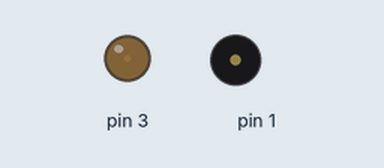
Recording of a sketch running on a simulated Arduino Uno, built with avr-gcc and run on an emulated ATmega328P. Parts: output pins drawn as LEDs (lit = HIGH), buzzer (waves = sounding).

Above: at 0.75 s.
At 4.4 s:
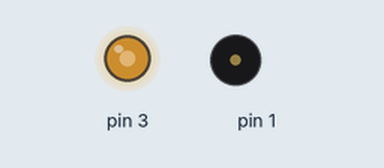
At 8.1 s:
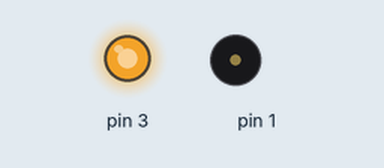
At 15.5 s:
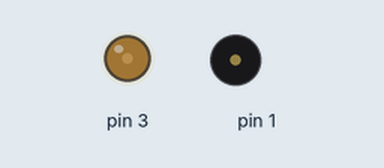
Timing chart, 0 to 18.4 s (numbered marks = the images above):
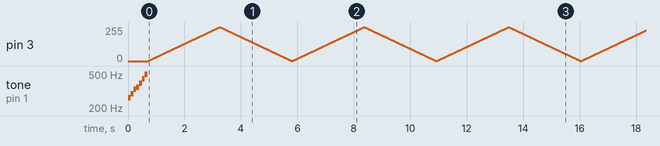

The sketch:

Sonido.ino
```cpp
#define TIEMPO 100

#define DO 262
#define RE 294
#define MI 330
#define FA 349
#define SOL 392
#define LA 440
#define SI 494

void setup() {
  pinMode(3, OUTPUT);
  pinMode(1,OUTPUT);
  tone(1,DO,TIEMPO);
  delay(TIEMPO);
  tone(1,RE,TIEMPO);
  delay(TIEMPO);
  tone(1,MI,TIEMPO);
  delay(TIEMPO);
  tone(1,FA,TIEMPO);
  delay(TIEMPO);
  tone(1,SOL,TIEMPO);
  delay(TIEMPO);
  tone(1,LA,TIEMPO);
  delay(TIEMPO);
  tone(1,SI,TIEMPO);
  delay(TIEMPO);
}

void loop() {
  int pot0;
  int dimmer_led;

  for (int i = 0; i < 255; i++) {
  //for (int i = 0; i < 1024; i++) {
    //dimmer_led = map(i, 0, 1023, 0, 255);
    //analogWrite(3, dimmer_led);
    analogWrite(3, i);
    delay(10);

  }

  for (int i = 255; i >= 0; i--) {
  //for (int i = 1023; i >= 0; i--) {
    //dimmer_led = map(i, 0, 1023, 0, 255);
    //analogWrite(3, dimmer_led);
    analogWrite(3, i);
    delay(10);

  }

}
```
